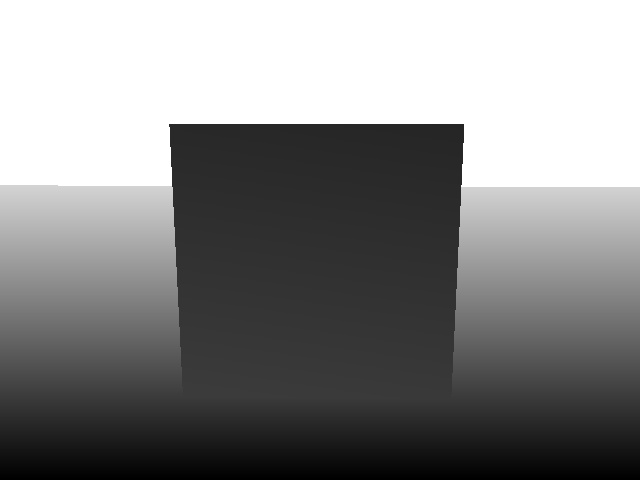
//> input picture UV_detector/dataset/depth.png, 640 x 480 px
$ ./uvtest   (built with g++ and OpenCV 4)
//> lines starting //> are read from the running program, lines starting //| are printed output that depends on the picture; after the words box and inside, x2 and y2 are one past the last pixel; in counts of white or black regions, pixels touching at a corner belong together
//> further down, depth is the input picture: 480 rows x 640 cols, CV_8UC1; min 0, max 255, mean 134.2
### UV_detector/include/kalman_filter.h
#ifndef KALMAN_FILTER_H
#define KALMAN_FILTER_H

#include <Eigen/Dense>

using Eigen::MatrixXd;
using namespace std;

class kalman_filter
{
    private:
    // members
    bool is_initialized;
    MatrixXd states;
    MatrixXd A; // state matrix
    MatrixXd B; // input matrix
    MatrixXd H; // observation matrix
    MatrixXd P; // uncertianty
    MatrixXd Q; // process noise
    MatrixXd R; // obsevation noise

    public:
    // constructor
    kalman_filter();

    // set up the filter
    void setup( MatrixXd states,
                MatrixXd A,
                MatrixXd B,
                MatrixXd H,
                MatrixXd P,
                MatrixXd Q,
                MatrixXd R);

    // set A (sometimes sampling time will differ)
    void setA(MatrixXd A);

    // state estimate
    void estimate(MatrixXd z, MatrixXd u);

    // read output from the state
    double output(int state_index);
};

#endif

### UV_detector/include/UV_detector.cpp
#include <opencv2/opencv.hpp>
#include <math.h>
#include <vector>
#include <UV_detector.h>
#include <kalman_filter.h>

using namespace std;
using namespace cv;

// UVbox

// [24 lines left out: functions UVbox, UVbox, merge_two_UVbox, not called in this run]

// UVtracker

UVtracker::UVtracker()
{
    this->overlap_threshold = 0.51;
}

// [88 lines left out: functions read_bb, check_status, not called in this run]

// UVdetector

UVdetector::UVdetector()
{
    this->row_downsample = 4;
    this->col_scale = 0.5;
    this->min_dist = 10;
    this->max_dist = 5000;
    this->threshold_point = 2.5;
    this->threshold_line = 2;
    this->min_length_line = 8;
    this->show_bounding_box_U = true;
    this->fx = 383.91;
    this->fy = 383.91;
    this->px = 318.27;
    this->py = 242.18;
}

void UVdetector::readdata(Mat depth)
{
    this->depth = depth;
}

void UVdetector::extract_U_map()
{
    // rescale depth map
    Mat depth_rescale;
    resize(this->depth, depth_rescale, Size(),this->col_scale , 1);
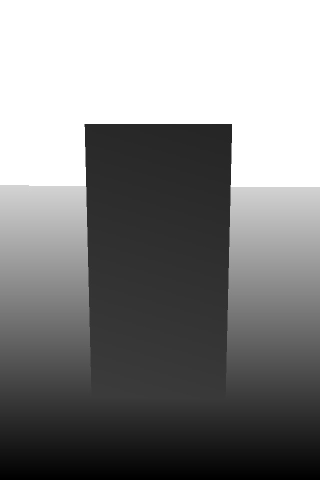
//> depth_rescale: 480 rows x 320 cols, CV_8UC1; min 0, max 255, mean 134.2
    Mat depth_low_res_temp = Mat::zeros(depth_rescale.rows, depth_rescale.cols, CV_8UC1);

    // construct the mask
    Rect mask_depth;
    uint8_t histSize = this->depth.rows / this->row_downsample;
//> histSize = 120
    uint8_t bin_width = ceil((this->max_dist - this->min_dist) / float(histSize));
//> bin_width = 42
    // initialize U map
    this->U_map = Mat::zeros(histSize, depth_rescale.cols, CV_8UC1);
    for(int col = 0; col < depth_rescale.cols; col++)
    {
        for(int row = 0; row < depth_rescale.rows; row++)
        {
            if(depth_rescale.at<unsigned short>(row, col) > this->min_dist && depth_rescale.at<unsigned short>(row, col) < this->max_dist)
            {
                uint8_t bin_index = (depth_rescale.at<unsigned short>(row, col) - this->min_dist) / bin_width;
                depth_low_res_temp.at<uchar>(row, col) = bin_index;
                if(this->U_map.at<uchar>(bin_index, col) < 255)
                {
                    this->U_map.at<uchar>(bin_index, col) ++;
                }
            }
        }
    }
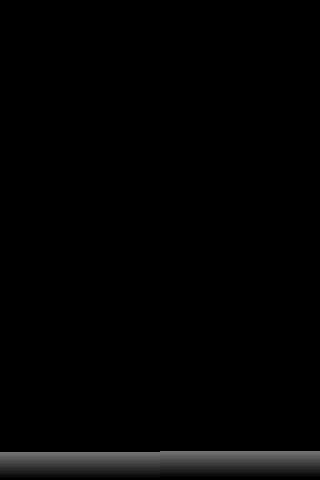
//> depth_low_res_temp: 480 rows x 320 cols, CV_8UC1; min 0, max 116, mean 3.3
    this->depth_low_res = depth_low_res_temp;

    // smooth the U map
    GaussianBlur(this->U_map, this->U_map, Size(5,9), 3, 10);
}

void UVdetector::extract_bb()
{
    // initialize a mask
    vector<vector<int>> mask(this->U_map.rows, vector<int>(this->U_map.cols, 0));
    // initialize parameters
    int u_min = this->threshold_point * this->row_downsample;
    int sum_line = 0;
    int max_line = 0;
    int length_line = 0;
    int seg_id = 0;
    vector<UVbox> UVboxes;
    for(int row = 0; row < this->U_map.rows; row++)
    {
        for(int col = 0; col < this->U_map.cols; col++)
        {
            // is a point of interest
            if(this->U_map.at<uchar>(row,col) >= u_min)
            {
                // update current line info
                length_line++;
                sum_line += this->U_map.at<uchar>(row,col);
                max_line = (this->U_map.at<uchar>(row,col) > max_line)?this->U_map.at<uchar>(row,col):max_line;
            }
            // is not or is end of row
            if(this->U_map.at<uchar>(row,col) < u_min || col == this->U_map.cols - 1)
            {
                // is end of the row
                col = (col == this->U_map.cols - 1)? col + 1:col;
                // is good line candidate (length and sum)
                if(length_line > this->min_length_line && sum_line > this->threshold_line * max_line)
                {
                    seg_id++;
                    UVboxes.push_back(UVbox(seg_id, row, col - length_line, col - 1));
                    // overwrite the mask with segementation id
                    for(int c = col - length_line; c < col - 1; c++)
                    {
                        mask[row][c] = seg_id;
                    }
                    // when current row is not first row, we need to merge neighbour segementation
                    if(row != 0)
                    {
                        // merge all parents
                        for(int c = col - length_line; c < col - 1; c++)
                        {
                            if(mask[row - 1][c] != 0)
                            {
                                if(UVboxes[mask[row - 1][c] - 1].toppest_parent_id < UVboxes.back().toppest_parent_id)
                                {
                                    UVboxes.back().toppest_parent_id = UVboxes[mask[row - 1][c] - 1].toppest_parent_id;
                                }
                                else
                                {
                                    int temp = UVboxes[mask[row - 1][c] - 1].toppest_parent_id;
                                    for(int b = 0; b < UVboxes.size(); b++)
                                    {
                                        UVboxes[b].toppest_parent_id = (UVboxes[b].toppest_parent_id == temp)?UVboxes.back().toppest_parent_id:UVboxes[b].toppest_parent_id;
                                    }
                                }
                            }
                        }
                    }
                }
                sum_line = 0;
                max_line = 0;
                length_line = 0;
            }
        }
    }
//> after the loop, length_line = 0; sum_line = 0; max_line = 0; seg_id = 0

    // group lines into boxes
    this->bounding_box_U.clear();
    // merge boxes with same toppest parent
    for(int b = 0; b < UVboxes.size(); b++)
    {
        if(UVboxes[b].id == UVboxes[b].toppest_parent_id)
        {
            for(int s = b + 1; s < UVboxes.size(); s++)
            {
                if(UVboxes[s].toppest_parent_id == UVboxes[b].id)
                {
                    UVboxes[b] = merge_two_UVbox(UVboxes[b], UVboxes[s]);

                }
            }
            // check box's size
            if(UVboxes[b].bb.area() >= 25)
            {
                this->bounding_box_U.push_back(UVboxes[b].bb);
            }
        }
    }
}

void UVdetector::detect()
{
    // extract U map from depth
    this->extract_U_map();

    // extract bounding box from U map
    this->extract_bb();

    // extract bounding box
    this->extract_bird_view();

    // extract object's height
    // this->extract_height();
}

void UVdetector::display_depth()
{
    cvtColor(this->depth, this->depth, COLOR_GRAY2RGB);
    imshow("Depth", this->depth);
    waitKey(0);
    imwrite("depth.png", this->depth);
}

void UVdetector::display_U_map()
{
    // visualize with bounding box
    if(this->show_bounding_box_U)
    {
        this->U_map = this->U_map * 10;
        cvtColor(this->U_map, this->U_map, COLOR_GRAY2RGB);
        for(int b = 0; b < this->bounding_box_U.size(); b++)
        {
            Rect final_bb = Rect(this->bounding_box_U[b].tl(),Size(this->bounding_box_U[b].width, 2 * this->bounding_box_U[b].height));
            rectangle(this->U_map, final_bb, Scalar(0, 0, 255), 1, 8, 0);
            circle(this->U_map, Point2f(this->bounding_box_U[b].tl().x + 0.5 * this->bounding_box_U[b].width, this->bounding_box_U[b].br().y ), 2, Scalar(0, 0, 255), 5, 8, 0);
        }
    }

    imshow("U map", this->U_map);
    waitKey(0);
    imwrite("umap.png", this->U_map);
}

void UVdetector::extract_bird_view()
{
    // initialize the bird's view
    this->bird_view = Mat::zeros(500, 1000, CV_8UC1);
    cvtColor(this->bird_view, this->bird_view, COLOR_GRAY2RGB);

    // extract bounding boxes in bird's view
    uint8_t histSize = this->depth.rows / this->row_downsample;
//> histSize = 120
    uint8_t bin_width = ceil((this->max_dist - this->min_dist) / float(histSize));
//> bin_width = 42
    this->bounding_box_B.clear();
    this->bounding_box_B.resize(this->bounding_box_U.size());

    // [19 lines of commented-out code are left out]

    for(int b = 0; b < this->bounding_box_U.size(); b++)
    {
        // U_map bounding box -> Bird's view bounding box conversion
        float bb_depth = this->bounding_box_U[b].br().y * bin_width / 10;
        float bb_width = bb_depth * this->bounding_box_U[b].width / this->fx;
        float bb_height = this->bounding_box_U[b].height * bin_width / 10;
        float bb_x = bb_depth * (this->bounding_box_U[b].tl().x / this->col_scale - this->px) / this->fx;
        float bb_y = bb_depth - 0.5 * bb_height;
        this->bounding_box_B[b] = Rect(bb_x, bb_y, bb_width, bb_height);
    }
//> after the loop in display_U_map, `for(int b = 0; b < this->bounding_box_U.size(); b++)`: this->U_map: 120 rows x 320 cols, CV_8UC3; every value is 0
}

void UVdetector::display_bird_view()
{
    // center point
    Point2f center = Point2f(this->bird_view.cols / 2, this->bird_view.rows);
    Point2f left_end_to_center = Point2f( this->bird_view.rows * (0 - this->px) / this->fx, -this->bird_view.rows);
    Point2f right_end_to_center = Point2f( this->bird_view.rows * (this->depth.cols - this->px) / this->fx, -this->bird_view.rows);
//> right_end_to_center = Point(419, -500)

    // draw the two side lines
    line(this->bird_view, center, center + left_end_to_center, Scalar(0, 255, 0), 3, 8, 0);
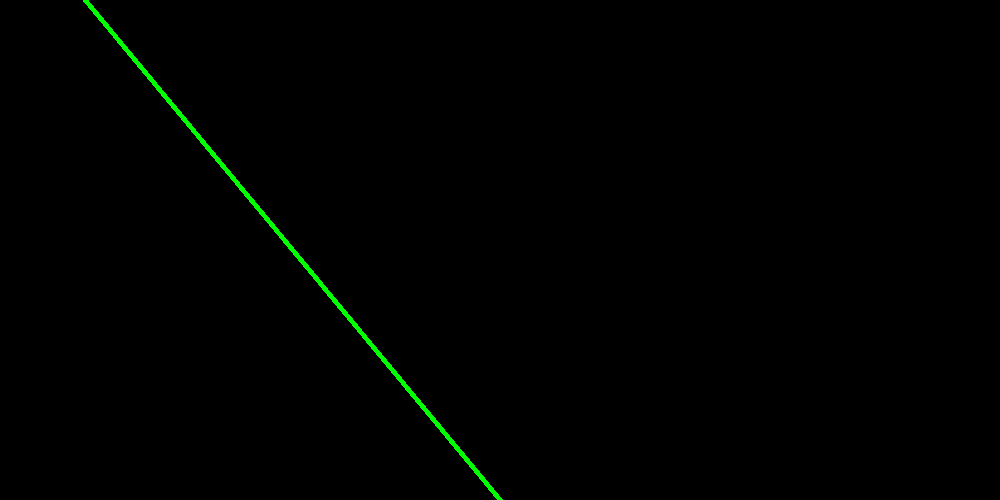
//> this->bird_view: 500 rows x 1000 cols, CV_8UC3; mean B, G, R 0, 1.5, 0
    line(this->bird_view, center, center + right_end_to_center, Scalar(0, 255, 0), 3, 8, 0);
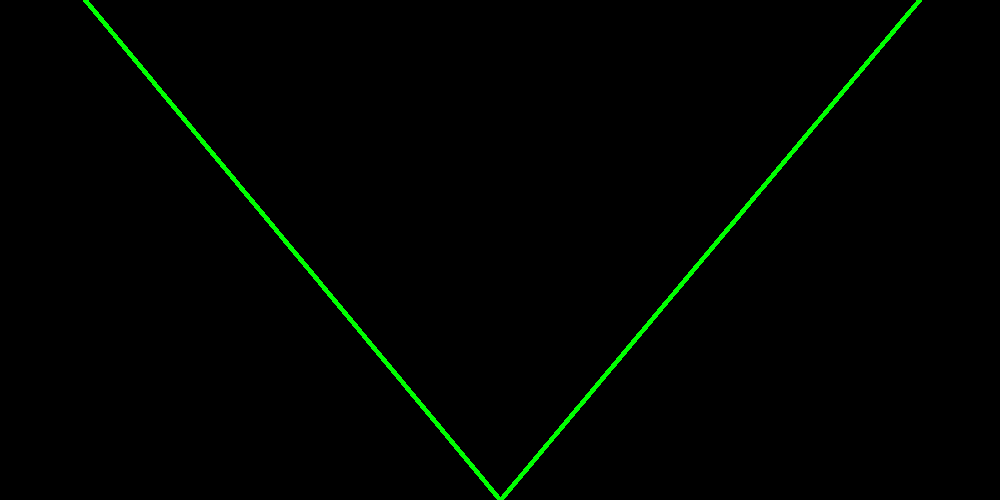
//> this->bird_view: 500 rows x 1000 cols, CV_8UC3; 0.6% of pixels changed, all inside (x1, y1, x2, y2) = (501, 0, 922, 500)

    for(int b = 0; b < this->bounding_box_U.size(); b++)
    {
        // change coordinates
        Rect final_bb = this->bounding_box_B[b];
        final_bb.y = center.y - final_bb.y - final_bb.height;
        final_bb.x = final_bb.x + center.x;
        // draw center
        Point2f bb_center = Point2f(final_bb.x + 0.5 * final_bb.width, final_bb.y + 0.5 * final_bb.height);
        rectangle(this->bird_view, final_bb, Scalar(0, 0, 255), 3, 8, 0);
        circle(this->bird_view, bb_center, 3, Scalar(0, 0, 255), 5, 8, 0);
    }

    // show
    resize(this->bird_view, this->bird_view, Size(), 0.5, 0.5);
    imshow("Bird's View", this->bird_view);
    waitKey(0);
    imwrite("birdview.png", this->bird_view);
}

// [38 lines left out: functions add_tracking_result, track, not called in this run]

### UV_detector/src/uvtest.cpp
#include <opencv2/opencv.hpp>
#include <math.h>
#include <vector>
#include <time.h>
#include <UV_detector.h>
#include <kalman_filter.h>
#include <Eigen/Dense>

#include <iostream>
#include <string>

using namespace std;
using namespace cv;

int main()
{

    // detector
    UVdetector my_detector;

    // [10 lines of commented-out code are left out]
    string filenamedep = "dataset/depth.png";
    Mat depth(480, 640, CV_16UC1); // should be 3 channels?
    // Mat depth(480, 640, CV_16UC1);

    // start timer
    clock_t startTime = clock();

    depth = imread(filenamedep, IMREAD_GRAYSCALE); //-1);
    imshow("Depth", depth);
    waitKey(0);

    // read depth map
    my_detector.readdata(depth);

    // process
    my_detector.detect();

    // tracking
    // my_detector.track();

    // stop timer
    clock_t endTime = clock();
    clock_t clockTicksTaken = endTime - startTime;
    double timeInSeconds = clockTicksTaken / (double) CLOCKS_PER_SEC;
    printf("Time taken: %0.2f s \n", timeInSeconds);

    // visualization
    my_detector.display_depth();
    // printf("No issues with displaying depth!\n");
    my_detector.display_U_map();
    // printf("No issues with displaying u-depth map!\n");
    my_detector.display_bird_view();
    // printf("No issues with displaying bird view!\n");

    // for segmentation
    uint8_t histSize = my_detector.depth.rows / my_detector.row_downsample;
//> histSize = 120
    uint8_t bin_width = ceil((my_detector.max_dist - my_detector.min_dist) / float(histSize));
//> bin_width = 42
    for(int d = 0; d < my_detector.bounding_box_U.size(); d++)
    {

    }
    // waitKey(15);
    // }
}
